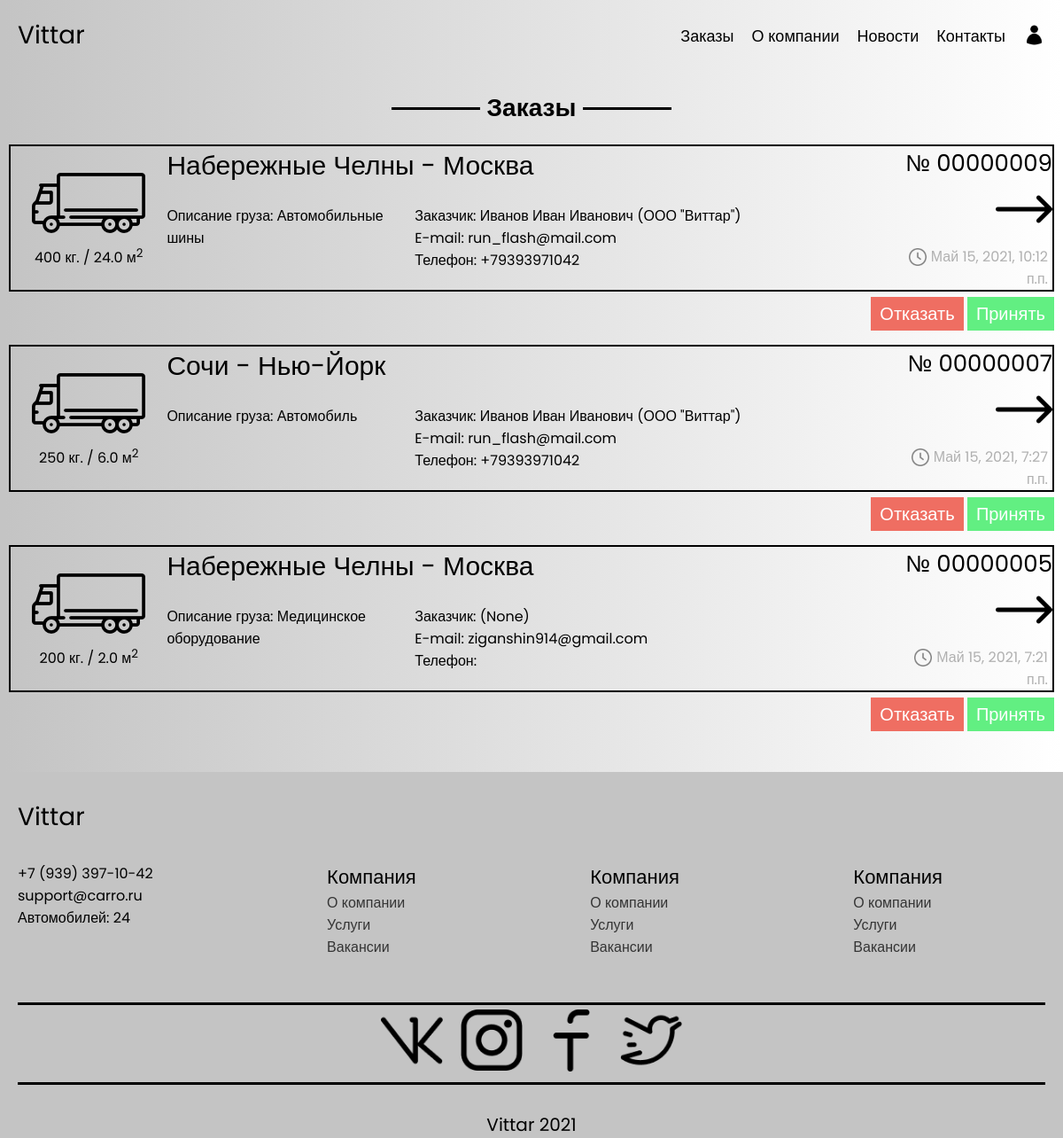
/all_orders/ (signed in), run on an earlier commit of the app's database.
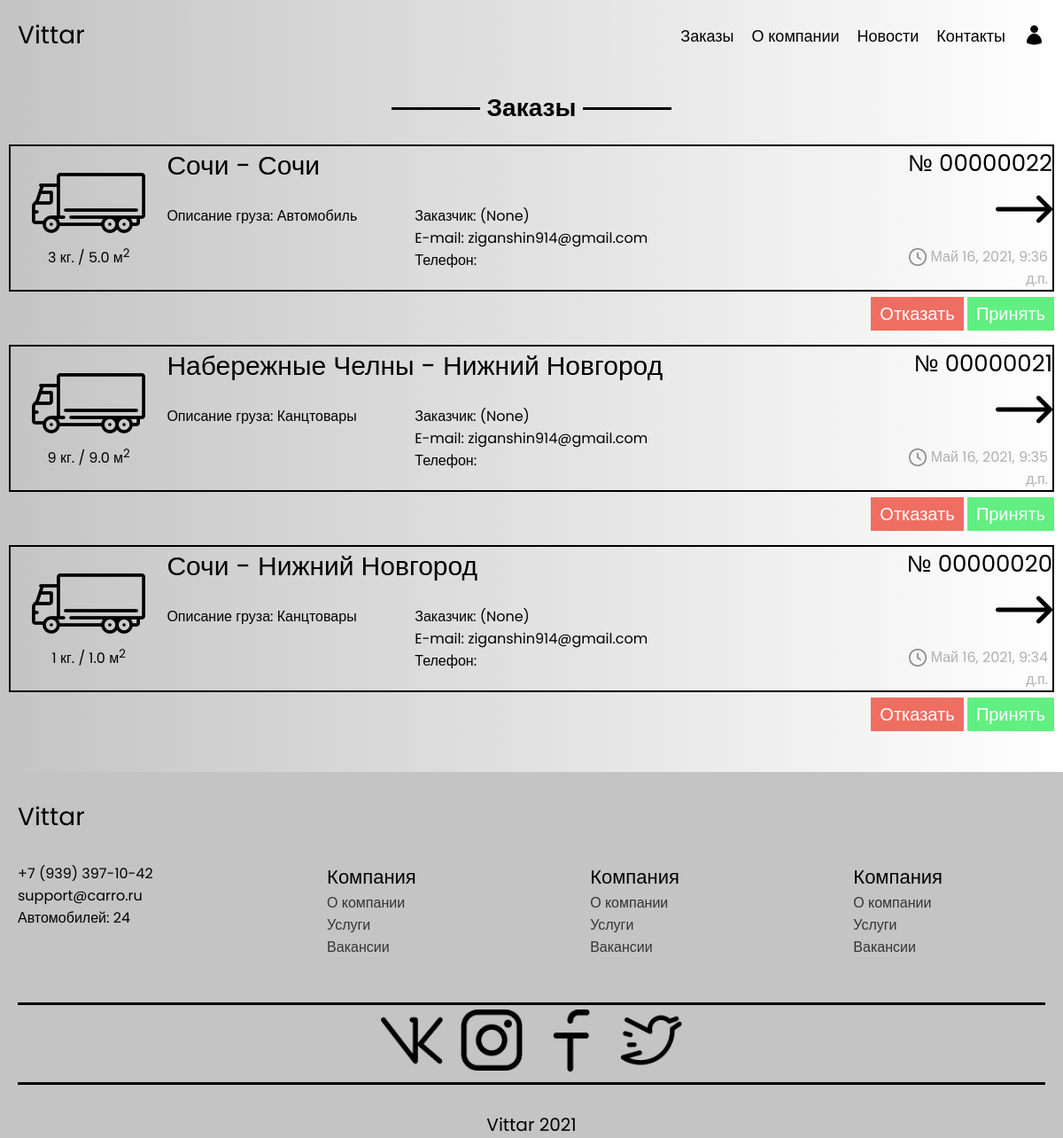
And on a later commit of the database.
### OrderApp/models.py (models this page shows, shortened)
class Order(models.Model):
    user = models.ForeignKey(settings.AUTH_USER_MODEL, on_delete=models.CASCADE, null=True, blank=True, related_name='user_orders', verbose_name='Заказчик')
    departure_address = models.CharField(max_length=100, verbose_name='Адрес отправки')
    delivery_address = models.CharField(max_length=100, verbose_name='Адрес доствки')
    distance = models.DecimalField(max_digits=8, decimal_places=2, verbose_name='Расстояние между адресами')
    cargo_name = models.CharField(max_length=100, verbose_name='Описание груза')
    cargo_weight = models.IntegerField(verbose_name='Вес груза (кг.)')
    cargo_volume = models.DecimalField(max_digits=4, decimal_places=1, verbose_name='Объем груза (куб. метры')
    cargo_loading_date = models.DateField(verbose_name='Дата загрузки груза') # ограничить выбор раньше сегодняшней даты!!
    cargo_loading_time = models.TimeField(verbose_name='Время загрузки груза')
    cargo_unloading_date = models.DateField(blank=True, null=True, verbose_name='Дата выгрузки груза')
    cargo_unloading_time = models.TimeField(blank=True, null=True, verbose_name='Время выгрузки груза')
    additional_requirements = models.TextField(blank=True, null=True, verbose_name='Дополнительные требования')
    order_stage = models.CharField(max_length=1, choices=ORDER_STAGE, default='В', verbose_name='Стутус заказы')
    price = models.DecimalField(max_digits=8, decimal_places=2, blank=True, null=True, verbose_name='Цена заказа')
    adding_datetime = models.DateTimeField(auto_now=True, verbose_name='Дата и время добавления заказа')
    class Meta:
        ordering = ('adding_datetime', 'cargo_name',)
        verbose_name = 'Заказ'
        verbose_name_plural = 'Заказы'

### UserApp/models.py (models this page shows)
class User(AbstractUser):
    username = None
    full_name = models.CharField(max_length=100, verbose_name='ФИО')
    email = models.EmailField(_('email address'), unique=True)
    company_name = models.CharField(max_length=100, blank=True, null=True, verbose_name='Название компании')
    phone = models.CharField(max_length=17, verbose_name='Номер телефона')
    objects = UserManager()
    USERNAME_FIELD = 'email'
    REQUIRED_FIELDS = []

### OrderApp/views.py (the view)
# urls.py: path('all_orders/', views.all_orders, name='all_orders'),
@user_passes_test(lambda user: user.is_staff)
def all_orders(request):
    orders = Order.objects.filter(order_stage='В').order_by('-adding_datetime')
    paginator = Paginator(orders, 3)
    page = request.GET.get('page')
    try:
        orders = paginator.page(page)
    except PageNotAnInteger:
        orders = paginator.page(1)
    except EmptyPage:
        if request.is_ajax():
            return HttpResponse('')
        orders = paginator.page(paginator.num_pages)
    if request.is_ajax():
        return render(request, 'OrderApp/all_orders_ajax.html', {'orders': orders})
    return render(request, 'OrderApp/all_orders.html', {'orders': orders})

### OrderApp/templatetags/extra_filters.py (called while the page is built)
@register.filter
@stringfilter
def rightzeros(val):
    while len(val) != 8:
        val = '0' + str(val)
    return val

### OrderApp/templates/OrderApp/all_orders.html (shortened to what this page needs)
{% extends 'OrderApp/base.html' %}
{% load static %}
{% load extra_filters %}
{% block style %}{% static 'css/OrderApp/all_orders.css' %}{% endblock %}
{% block content %}
    <div class="content">
        <h3 class="content__header">
            <span>Заказы</span>
        </h3>
        <div class="content__body">
            <div class="orders">
                {% include 'OrderApp/all_orders_ajax.html' %}
            </div>
        </div>
    </div>
{% endblock %}

### OrderApp/templates/OrderApp/all_orders_ajax.html
{% load static %}
{% load extra_filters %}
{% for order in orders %}
    <a href="#" class="order">
        <div class="order__block_1">
            <br>
            <img src="{% static 'img/Иконка грузовика.png' %}">
            <p>{{ order.cargo_weight }} кг. / {{ order.cargo_volume }} м<sup>2</sup></p>
        </div>
        <div class="order__block_2">
            <div class="order__block_2_1">
                <p>{{ order.departure_address }} - {{ order.delivery_address }}</p>
            </div>
            <div class="order__block_2_2">
                <p>Описание груза: {{ order.cargo_name }}</p>
            </div>
            <div class="order_block_2_3">
                <p>Заказчик: {{ order.user.full_name }} ({{ order.user.company_name }})</p>
                <p>E-mail: {{ order.user }}</p>
                <p>Телефон: {{ order.user.phone }}</p>
            </div>
        </div>
        <div class="order__block_3">
            <p class="number">№ {{ order.id|rightzeros }}</p>
            <img class="more" src="{% static 'img/Кнопка подробнее.png' %}">
            <p><img src="{% static 'img/Иконка часов.png' %}">{{ order.adding_datetime }}</p>
        </div>
    </a>
    <div class="action_but">
        <a class="deny" href="{% url 'order_deny' order.id %}">Отказать</a>
        <a class="accept" href="{% url 'order_accept' order.id %}">Принять</a>
    </div>
{% empty %}
    <h4 class="empty">Тут пока ничего нет</h4>
{% endfor %}

What changed in the data, as far as the page shows it:
no longer on this page (row edited): Order: cargo_weight "400", cargo_volume "24.0", departure_address "Набережные Челны", delivery_address "Москва", cargo_name "Автомобильные шины", user.full_name "Иванов Иван Иванович", user.company_name "ООО \"Виттар\"", user "run_flash@mail.com", user.phone "+79393971042", id|rightzeros "00000009", adding_datetime "Май 15, 2021, 10:12 п.п."
no longer on this page (row edited): Order: cargo_weight "250", cargo_volume "6.0", departure_address "Сочи", delivery_address "Нью-Йорк", cargo_name "Автомобиль", user.full_name "Иванов Иван Иванович", user.company_name "ООО \"Виттар\"", user "run_flash@mail.com", user.phone "+79393971042", id|rightzeros "00000007", adding_datetime "Май 15, 2021, 7:27 п.п."
no longer on this page (row edited): Order: cargo_weight "200", cargo_volume "2.0", departure_address "Набережные Челны", delivery_address "Москва", cargo_name "Медицинское оборудование", user.company_name "None", user "ziganshin914@gmail.com", id|rightzeros "00000005", adding_datetime "Май 15, 2021, 7:21 п.п."
added Order: cargo_weight "3", cargo_volume "5.0", departure_address "Сочи", delivery_address "Сочи", cargo_name "Автомобиль", user.company_name "None", user "ziganshin914@gmail.com", id|rightzeros "00000022", adding_datetime "Май 16, 2021, 9:36 д.п."
added Order: cargo_weight "9", cargo_volume "9.0", departure_address "Набережные Челны", delivery_address "Нижний Новгород", cargo_name "Канцтовары", user.company_name "None", user "ziganshin914@gmail.com", id|rightzeros "00000021", adding_datetime "Май 16, 2021, 9:35 д.п."
added Order: cargo_weight "1", cargo_volume "1.0", departure_address "Сочи", delivery_address "Нижний Новгород", cargo_name "Канцтовары", user.company_name "None", user "ziganshin914@gmail.com", id|rightzeros "00000020", adding_datetime "Май 16, 2021, 9:34 д.п."
